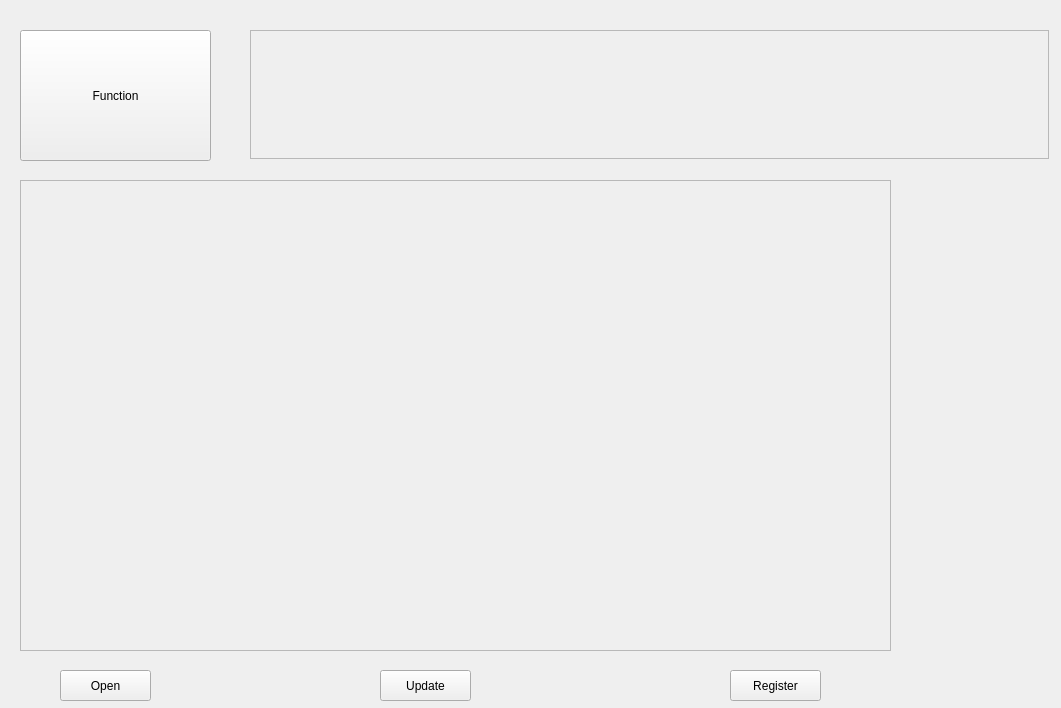
<?xml version="1.0" encoding="UTF-8"?>
<ui version="4.0">
 <class>Form_camera</class>
 <widget class="QWidget" name="Form_camera">
  <property name="geometry">
   <rect>
    <x>0</x>
    <y>0</y>
    <width>1061</width>
    <height>708</height>
   </rect>
  </property>
  <property name="windowTitle">
   <string>Form</string>
  </property>
  <widget class="QPushButton" name="OpenCamera_pushButton">
   <property name="geometry">
    <rect>
     <x>60</x>
     <y>670</y>
     <width>91</width>
     <height>31</height>
    </rect>
   </property>
   <property name="text">
    <string>Open</string>
   </property>
  </widget>
  <widget class="QPushButton" name="Register_pushButton">
   <property name="geometry">
    <rect>
     <x>730</x>
     <y>670</y>
     <width>91</width>
     <height>31</height>
    </rect>
   </property>
   <property name="text">
    <string>Register</string>
   </property>
  </widget>
  <widget class="QPushButton" name="fuction_pushButton">
   <property name="geometry">
    <rect>
     <x>20</x>
     <y>30</y>
     <width>191</width>
     <height>131</height>
    </rect>
   </property>
   <property name="text">
    <string>Function</string>
   </property>
  </widget>
  <widget class="QWidget" name="horizontalLayoutWidget">
   <property name="geometry">
    <rect>
     <x>230</x>
     <y>30</y>
     <width>801</width>
     <height>131</height>
    </rect>
   </property>
   <layout class="QHBoxLayout" name="horizontalLayout_2"/>
  </widget>
  <widget class="QScrollArea" name="scrollArea_2">
   <property name="geometry">
    <rect>
     <x>250</x>
     <y>30</y>
     <width>799</width>
     <height>129</height>
    </rect>
   </property>
   <property name="widgetResizable">
    <bool>true</bool>
   </property>
   <widget class="QWidget" name="scrollAreaWidgetContents_2">
    <property name="geometry">
     <rect>
      <x>0</x>
      <y>0</y>
      <width>797</width>
      <height>127</height>
     </rect>
    </property>
    <layout class="QHBoxLayout" name="horizontalLayout"/>
   </widget>
  </widget>
  <widget class="QPushButton" name="Update_function_pushButton">
   <property name="geometry">
    <rect>
     <x>380</x>
     <y>670</y>
     <width>91</width>
     <height>31</height>
    </rect>
   </property>
   <property name="text">
    <string>Update</string>
   </property>
  </widget>
  <widget class="QScrollArea" name="scrollArea">
   <property name="geometry">
    <rect>
     <x>20</x>
     <y>180</y>
     <width>871</width>
     <height>471</height>
    </rect>
   </property>
   <property name="widgetResizable">
    <bool>true</bool>
   </property>
   <widget class="QWidget" name="scrollAreaWidgetContents">
    <property name="geometry">
     <rect>
      <x>0</x>
      <y>0</y>
      <width>869</width>
      <height>469</height>
     </rect>
    </property>
   </widget>
  </widget>
 </widget>
 <resources/>
 <connections/>
</ui>
